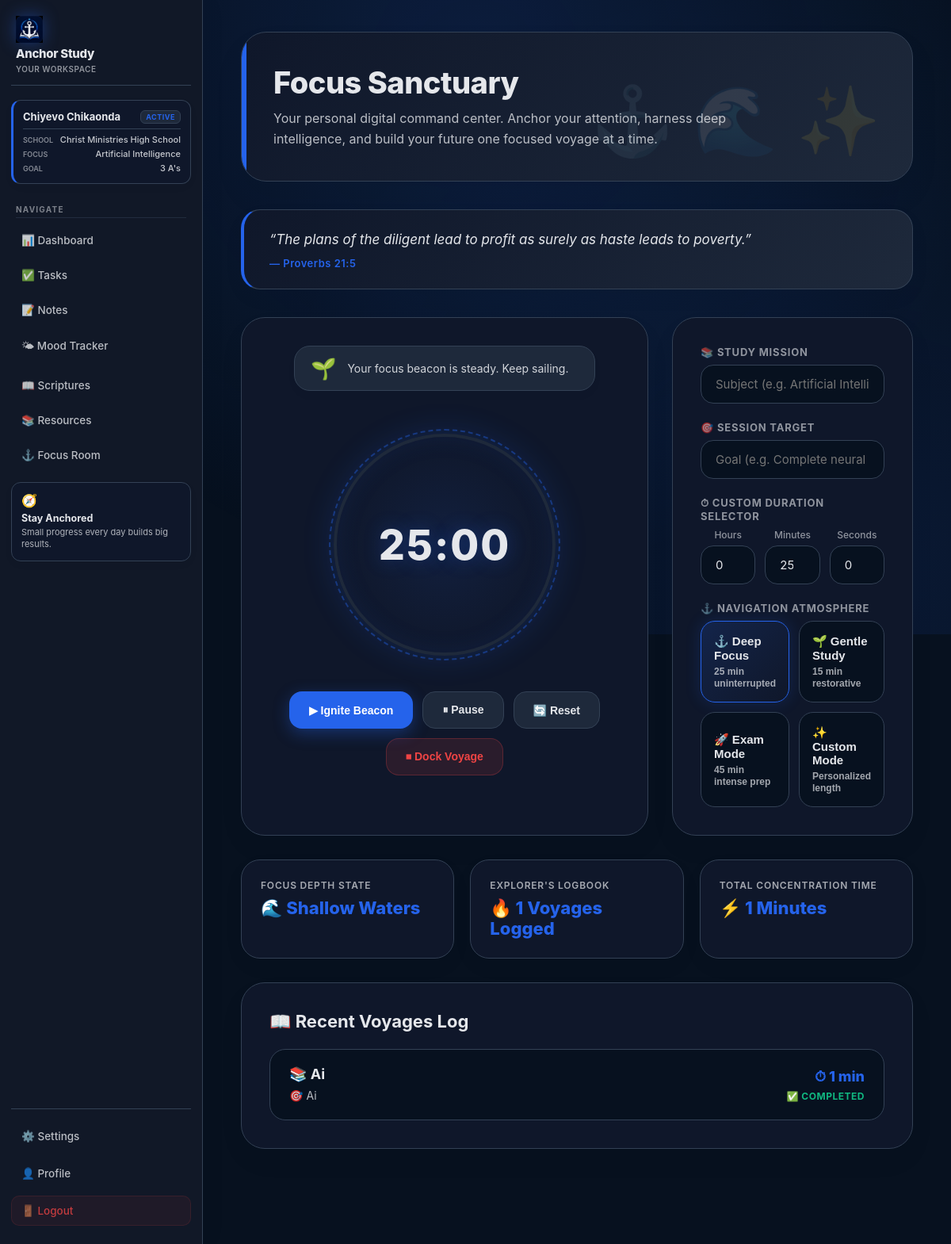
Before: /timer (signed in) with the older database file.
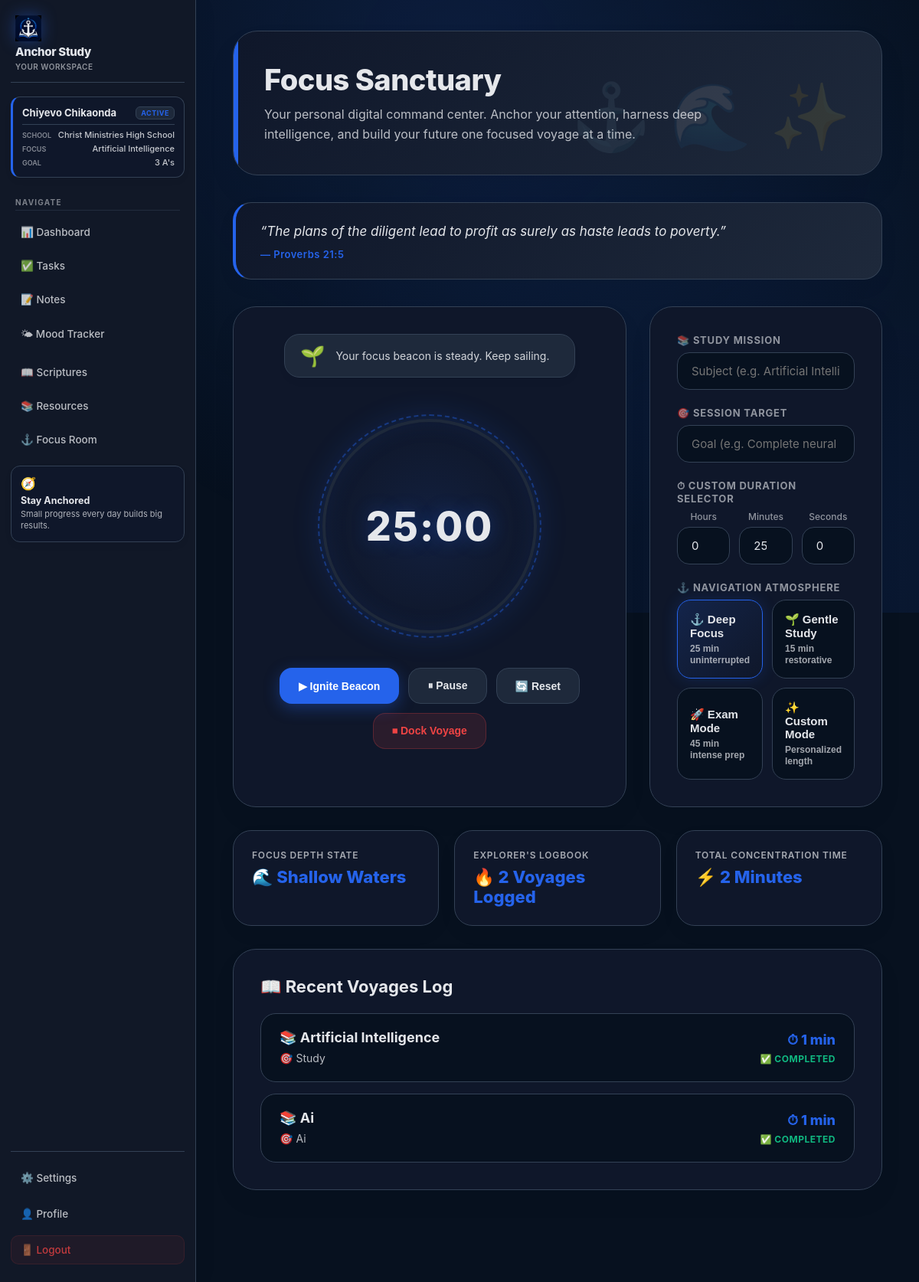
After: the same page with the newer database file.
### tables this page shows
CREATE TABLE study_sessions (
        id INTEGER PRIMARY KEY AUTOINCREMENT,
        username TEXT NOT NULL,
        duration INTEGER NOT NULL,
        subject TEXT,
        goal TEXT,
        accomplishment TEXT,
        notes TEXT,
        created_at TIMESTAMP DEFAULT CURRENT_TIMESTAMP
    );

### ai_student_assistant/timer.py (the view)
@timer.route("/timer")
def timer_page():
    if "user" not in session:
        return redirect(url_for("auth.login"))
    username = session["user"]
    conn = get_db()
    sessions = conn.execute(
        """
        SELECT *
        FROM study_sessions
        WHERE username = ?
        ORDER BY created_at DESC
        LIMIT 5
        """,
        (username,)
    ).fetchall()
    conn.close()
    return render_template(
        "timer.html",
        sessions=sessions
    )

### ai_student_assistant/database.py (called while the page is built)
def get_db():
    conn = sqlite3.connect(DB_NAME)
    conn.row_factory = sqlite3.Row
    return conn

### app.py (called while the page is built)
@app.context_processor
def inject_user_profile():
    conn = get_db()
    profile_user = conn.execute(
        "SELECT * FROM users LIMIT 1"
    ).fetchone()
    conn.close()
    return {
        "profile_user": profile_user
    }

### ai_student_assistant/templates/timer.html (shortened to what the changed rows need)
{% extends "base.html" %}
{% block content %}
<div class="sanctuary-page">
    <div class="sanctuary-hero">
        <h1>Focus Sanctuary</h1>
    </div>
    <div class="stats-strip">
        <div class="stat-box">
            <span>Explorer's Logbook</span>
            <strong>🔥 {{ sessions|length }} Voyages Logged</strong>
        </div>
        <div class="stat-box">
            <span>Total Concentration Time</span>
            <strong>⚡ {{ sessions|sum(attribute='duration') }} Minutes</strong>
        </div>
    </div>
    <div class="glass-card logbook-section">
        {% if sessions %}
            {% for session in sessions %}
                <div class="logbook-item">
                    <div class="log-left">
                        <h4>📚 {{ session.subject or "General Study" }}</h4>
                        <p>🎯 {{ session.goal or session.accomplishment or 'Focused study session' }}</p>
                    </div>
                    <div class="log-right">
                        <span class="duration">⏱ {{ session.duration }} min</span>
                        <span class="complete">✅ Completed</span>
                    </div>
                </div>
            {% endfor %}
        {% else %}
            <div class="empty-log">No voyages recorded yet. Ignite your first focus beacon above ⚓</div>
        {% endif %}
    </div>
</div>
{% endblock %}

Changed rows visible on the page:
added study_sessions: subject "Artificial Intelligence", goal "Study", duration "1"
Other visible differences:
{{ sessions|length }}: "1" → "2"
{{ sessions|sum(attribute='duration') }}: "1" → "2"
